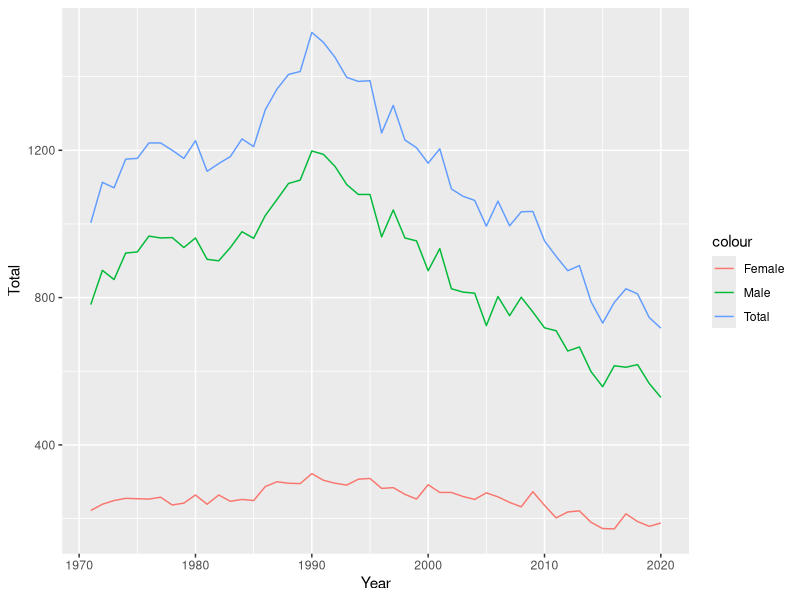
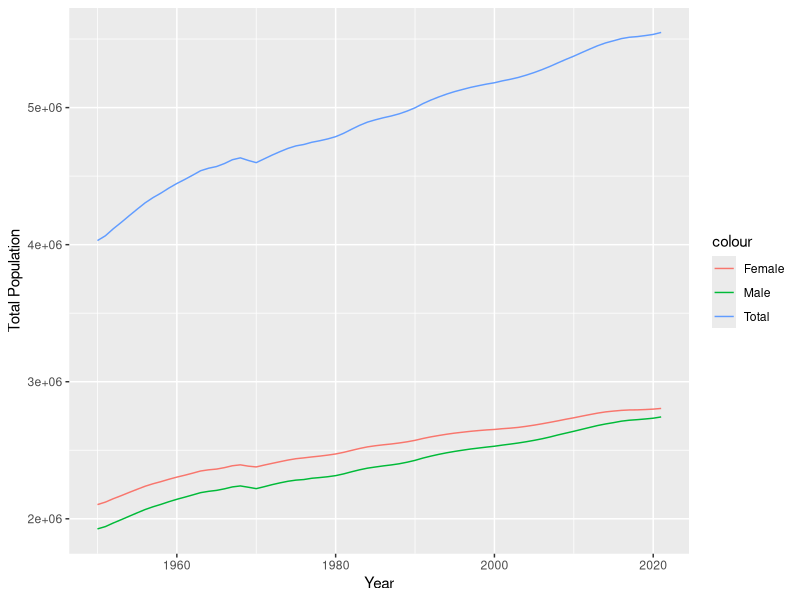
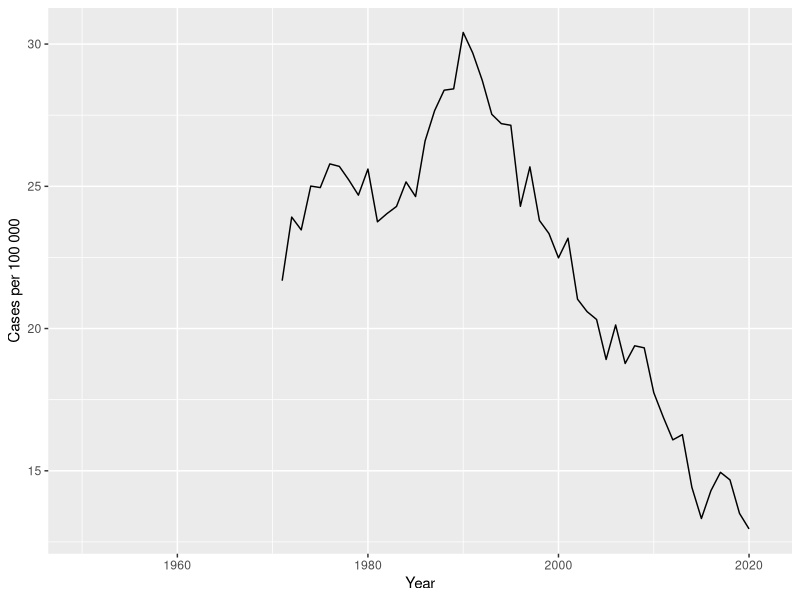
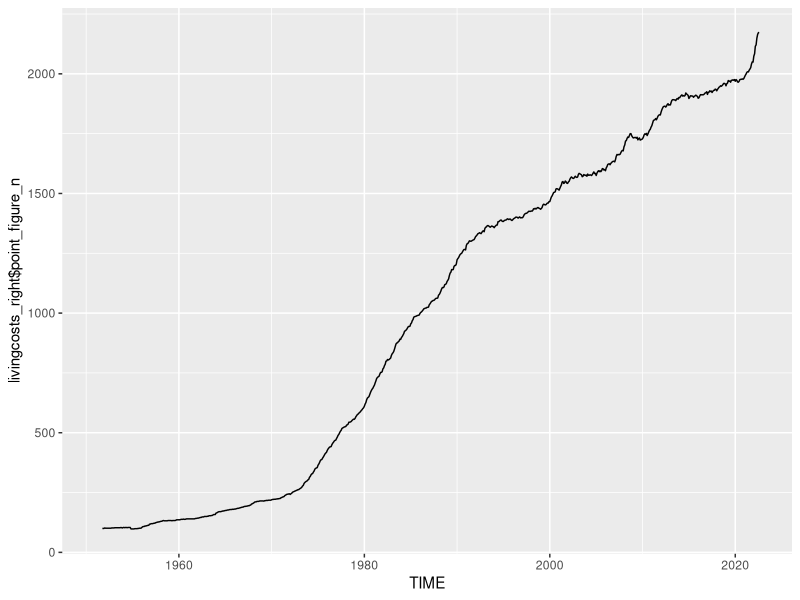
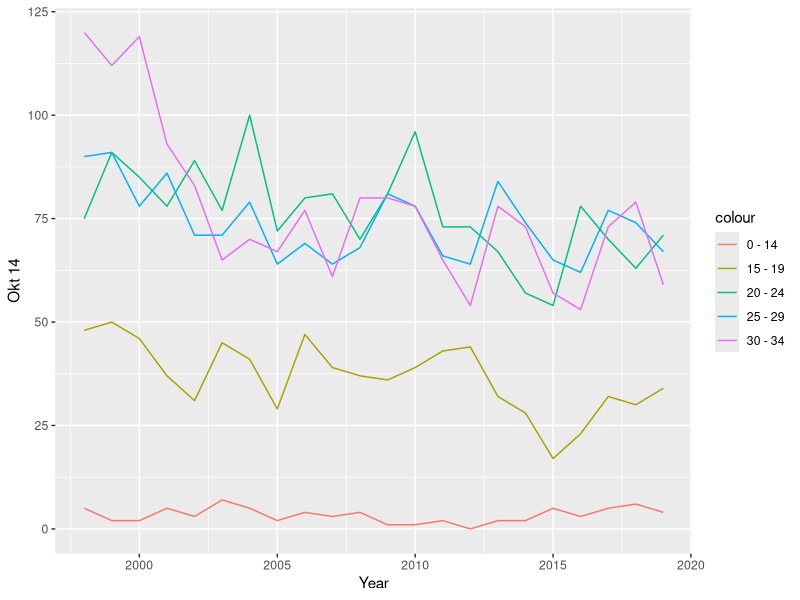

Write the R code that produced these figures, in order.
## ---- chunk 1
knitr::opts_chunk$set(
	echo = FALSE,
	message = FALSE,
	warning = FALSE
)
## ---- chunk 2
library(lubridate)
library(dplyr)
library(readr)
library(data.table)
library(tidyverse)
## ---- chunk 3
# data import
d.suicides_monthly <- read_csv("Data/suicides_monthly.csv") # suicides per month 1971 - 2021
d.bankruptcy <- read_csv("Data/bankruptcy.csv") # bankruptcies per month 1986 - 2020
d.employment <- read_csv("Data/employment.csv") # Yearly Employment statistics 1987 - 2000
d.livingcosts <- read_csv("Data/livingcosts.csv") #living costs per month 1951- Aug 2022
d.trips_abroad <- read_csv("Data/trips_abroad.csv") #trips abroad per month 2012 - April 2022
d.average_earnings <- read_csv("Data/average_earnings.csv") # average earnings by 1/4 year 2000 - 2021
d.unemployment_duration <- read_csv("Data/unemployment_duration.csv") # unemployment duration per month 2006 - Aug 2022

d.consumer_confidence <- read_csv("Data/consumer_Confidence.csv") # Confidence and outlook of people according to their own but also the country, how is their situation and what are they expecting. 


## ---- chunk 4

#remove columns with redundant information
d.suicides_monthly$`Underlying cause of death (time series classification)` <- NULL

#add total of suicides by adding male and female suicide

d.suicides_monthly$Total_deaths <- d.suicides_monthly$`Males Deaths`+d.suicides_monthly$`Females Deaths`


#merge multiple datasets into one major (resolution monthly data)
#Merging by month for the bankruptcy, costofliving(indexed), duration of 
#unemployment and amount of TripsAbroad


d.s_month <- list(d.suicides_monthly, d.bankruptcy, d.livingcosts, d.unemployment_duration, d.trips_abroad, d.consumer_confidence) %>% reduce(full_join, by= "Month")


 # Plots - erst später mit Kontext - zuerst nur deskriptive Statistiken
# plot(d.suicide_bankruptcy$`Females Deaths`,d.suicide_bankruptcy$`Bankruptcies instigated, number of employees`)

# plot(d.suicide_bankruptcy$`Males Deaths`,d.suicide_bankruptcy$`Bankruptcies instigated, number of employees`)
# 
# plot(x = d.suicide_livingcosts$`Females Deaths`, y = d.suicide_livingcosts$`Point figure`)
# plot(d.suicide_livingcosts$`Males Deaths`,d.suicide_livingcosts$`Point figure`)



## ---- chunk 5

suicide_1971_2020_gender <- read_delim("Data/suicide_1971-2020_gender.csv", 
     delim = ";", escape_double = FALSE, col_types = cols(Year = col_integer(), 
         Total = col_integer(), Males = col_integer(), 
         Females = col_integer()), trim_ws = TRUE)

## ---- chunk 6

ggplot(data=suicide_1971_2020_gender, aes(Year)) +
  geom_line(aes(y=Total, colour = "Total")) +
  geom_line(aes(y=Males, colour = "Male")) +
  geom_line(aes(y=Females, colour = "Female"))
 

## ---- chunk 7

population_and_population_increase_by_sex_1950_2022 <- read_delim("Data/population_and_population_increase_by_sex_1950-2022.csv", 
    delim = ";", escape_double = FALSE, col_types = cols(Year = col_integer(), 
        `Total Population` = col_integer(), 
        `Males Population` = col_integer(), 
        `Females Population` = col_integer(), 
        `Total increase of Population` = col_integer(), 
        `ncrease of Population Males` = col_integer(), 
        `ncrease of Population Females` = col_integer(), 
        `Increase of Population Males` = col_integer(), 
        `Increase of Population Females` = col_integer()), 
    trim_ws = TRUE)

ggplot(data=population_and_population_increase_by_sex_1950_2022, aes(Year))+
  geom_line(aes(y=`Total Population`, colour = "Total")) +
  geom_line(aes(y=`Males Population`, colour = "Male")) +
  geom_line(aes(y=`Females Population`, colour = "Female"))




## ---- chunk 8


suicide_rate <- list(population_and_population_increase_by_sex_1950_2022, suicide_1971_2020_gender ) %>% reduce(left_join, by= "Year")


suicide_rate <- suicide_rate %>% 
  mutate(`Cases per 100 000` = suicide_rate$Total / suicide_rate$`Total Population` * 100000)


ggplot(data=suicide_rate, aes(Year))+
   geom_line(aes(y=`Cases per 100 000`))
 
## ---- chunk 9

livingcosts <- read_delim("Data/livingcosts.csv", 
     delim = ",", escape_double = FALSE, col_types = cols(Year_Month = col_character(), 
         PointFigure = col_integer()), trim_ws = TRUE)
#I need to split the string Year and Month

livingcosts_right <- livingcosts %>% separate(Month, c("Year", "Month"), sep = "M")
livingcosts_right
typeof(livingcosts_right$`Point figure`)
livingcosts_right$point_figure_n <- as.numeric(livingcosts_right$`Point figure`)
## ---- chunk 10

#livingcosts_right$TIME <- format(as.Date(paste(livingcosts_right$Month, livingcosts_right$Year), format="%m%>"), "%m-%y")

livingcosts_right$TIME <- lubridate::ymd(paste0(livingcosts_right$Year,livingcosts_right$Month,"01")) 

#sc_lc <- plot(livingcosts_right$TIME, livingcosts_right$`Point figure`)

sc_lc1 <- ggplot(data=livingcosts_right, aes(x=TIME, y=livingcosts_right$point_figure_n)) +
  geom_line()
sc_lc1
## ---- chunk 11
library(readr)
suicide_yearly_age_gender_1998_2020 <- read_delim("Data/suicide_yearly_age_gender_1998-2020.csv", 
    delim = ";", escape_double = FALSE, col_types = cols(Year = col_date(format = "%Y"), 
        Total = col_integer(), `Okt 14` = col_integer(), 
        `15 - 19` = col_integer(), `20 - 24` = col_integer(), 
        `25 - 29` = col_integer(), `30 - 34` = col_integer(), 
        `35 - 39` = col_integer(), `40 - 44` = col_integer(), 
        `45 - 49` = col_integer(), `50 - 54` = col_integer(), 
        `55 - 59` = col_integer(), `60 - 64` = col_integer(), 
        `65 - 69` = col_integer(), `70 - 74` = col_integer(), 
        `75 - 79` = col_integer(), `80 - 84` = col_integer(), 
        `85 - 89` = col_integer(), `90 - 94` = col_integer(), 
        `95 -` = col_integer(), Males = col_integer(), 
        Females = col_integer()), trim_ws = TRUE)
View(suicide_yearly_age_gender_1998_2020)
## ---- chunk 12

ggplot(data=suicide_yearly_age_gender_1998_2020, aes(Year)) +
  geom_line(aes(y=`Okt 14`, colour = "0 - 14")) +
  geom_line(aes(y=`15 - 19`, colour = "15 - 19")) +
  geom_line(aes(y=`20 - 24`, colour = "20 - 24")) +
  geom_line(aes(y=`25 - 29`, colour = "25 - 29")) +
  geom_line(aes(y=`30 - 34`, colour = "30 - 34"))
# 
# `15 - 19`
# `25 - 29`
# `35 - 39`
# `45 - 49`
# `55 - 59`
# `65 - 69`
# `75 - 79`
# `85 - 89`
## ---- chunk 13


## ---- chunk 14
